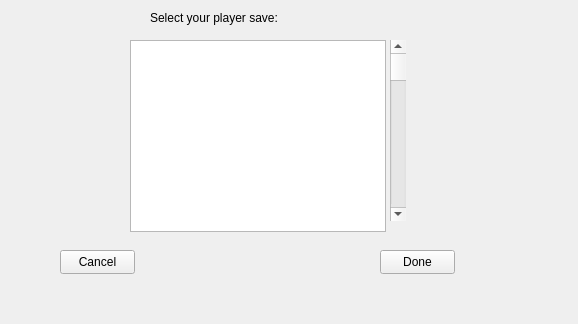
<?xml version="1.0" encoding="UTF-8"?>
<ui version="4.0">
 <class>MainWindow</class>
 <widget class="QMainWindow" name="MainWindow">
  <property name="geometry">
   <rect>
    <x>0</x>
    <y>0</y>
    <width>578</width>
    <height>324</height>
   </rect>
  </property>
  <property name="windowTitle">
   <string>MainWindow</string>
  </property>
  <widget class="QWidget" name="centralwidget">
   <widget class="QTableWidget" name="tableWidget">
    <property name="geometry">
     <rect>
      <x>130</x>
      <y>40</y>
      <width>256</width>
      <height>192</height>
     </rect>
    </property>
   </widget>
   <widget class="QLabel" name="label">
    <property name="geometry">
     <rect>
      <x>150</x>
      <y>10</y>
      <width>351</width>
      <height>16</height>
     </rect>
    </property>
    <property name="text">
     <string>Select your player save:</string>
    </property>
   </widget>
   <widget class="QScrollBar" name="verticalScrollBar">
    <property name="geometry">
     <rect>
      <x>390</x>
      <y>40</y>
      <width>16</width>
      <height>181</height>
     </rect>
    </property>
    <property name="orientation">
     <enum>Qt::Vertical</enum>
    </property>
   </widget>
   <widget class="QPushButton" name="pushButton">
    <property name="geometry">
     <rect>
      <x>380</x>
      <y>250</y>
      <width>75</width>
      <height>24</height>
     </rect>
    </property>
    <property name="text">
     <string>Done</string>
    </property>
   </widget>
   <widget class="QPushButton" name="pushButton_2">
    <property name="geometry">
     <rect>
      <x>60</x>
      <y>250</y>
      <width>75</width>
      <height>24</height>
     </rect>
    </property>
    <property name="text">
     <string>Cancel</string>
    </property>
   </widget>
  </widget>
 </widget>
 <resources/>
 <connections/>
</ui>
